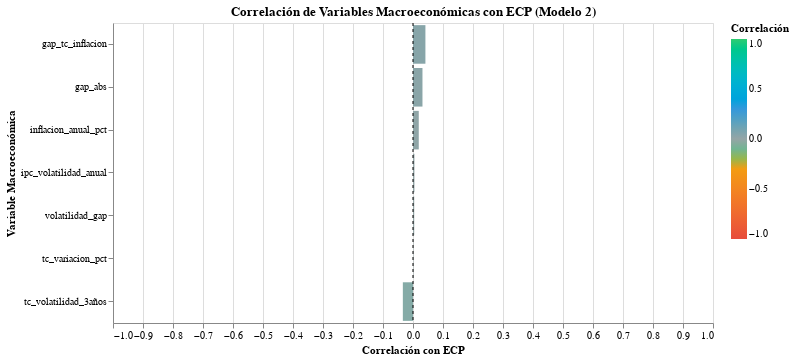

Here is the notebook cell this chart was saved with:
### Code cell
# ══════════════════════════════════════════════════════════════════
# VISUALIZACIÓN: HEATMAP DE CORRELACIONES
# ══════════════════════════════════════════════════════════════════

import altair as alt

# Preparar datos para heatmap
corr_data = correlaciones_ecp.reset_index()
corr_data.columns = ['variable', 'correlacion']

# Gráfico de barras horizontal
chart_correlaciones = alt.Chart(corr_data).mark_bar().encode(
    y=alt.Y('variable:N', title='Variable Macroeconómica', sort='-x'),
    x=alt.X('correlacion:Q', title='Correlación con ECP', scale=alt.Scale(domain=[-1, 1])),
    color=alt.Color('correlacion:Q',
                    title='Correlación',
                    scale=alt.Scale(
                        domain=[-1, -0.3, 0, 0.3, 1],
                        range=['#e74c3c', '#f39c12', '#95a5a6', '#3498db', '#2ecc71']
                    )),
    tooltip=[
        alt.Tooltip('variable:N', title='Variable'),
        alt.Tooltip('correlacion:Q', format='.3f', title='Correlación')
    ]
).properties(
    width=600,
    height=300,
    title='Correlación de Variables Macroeconómicas con ECP (Modelo 2)'
)

# Línea de referencia en 0
linea_cero = alt.Chart(pd.DataFrame({'x': [0]})).mark_rule(
    strokeDash=[3, 3],
    color='black'
).encode(x='x:Q')

chart_final = (chart_correlaciones + linea_cero)

chart_final

### Figure 1 — Vega-Lite specification as saved in the notebook (floating-point values rounded to 4 significant figures)
{"config": {"view": {"continuousWidth": 300, "continuousHeight": 300}}, "layer": [{"data": {"name": "data-b35a5d9c312ff85ed95ba5a6caf88a11"}, "mark": {"type": "bar"}, "encoding": {"color": {"field": "correlacion", "scale": {"domain": [-1, -0.3, 0, 0.3, 1], "range": ["#e74c3c", "#f39c12", "#95a5a6", "#3498db", "#2ecc71"]}, "title": "Correlación", "type": "quantitative"}, "tooltip": [{"field": "variable", "title": "Variable", "type": "nominal"}, {"field": "correlacion", "format": ".3f", "title": "Correlación", "type": "quantitative"}], "x": {"field": "correlacion", "scale": {"domain": [-1, 1]}, "title": "Correlación con ECP", "type": "quantitative"}, "y": {"field": "variable", "sort": "-x", "title": "Variable Macroeconómica", "type": "nominal"}}, "title": "Correlación de Variables Macroeconómicas con ECP (Modelo 2)"}, {"data": {"name": "data-d285a7403ed98ae579761d64a864032b"}, "mark": {"type": "rule", "color": "black", "strokeDash": [3, 3]}, "encoding": {"x": {"field": "x", "type": "quantitative"}}}], "height": 300, "width": 600, "$schema": "https://vega.github.io/schema/vega-lite/v5.20.1.json", "datasets": {"data-b35a5d9c312ff85ed95ba5a6caf88a11": [{"variable": "gap_tc_inflacion", "correlacion": 0.04137}, {"variable": "tc_volatilidad_3años", "correlacion": -0.03387}, {"variable": "gap_abs", "correlacion": 0.03156}, {"variable": "inflacion_anual_pct", "correlacion": 0.0192}, {"variable": "ipc_volatilidad_anual", "correlacion": 0.004759}, {"variable": "volatilidad_gap", "correlacion": 0.004101}, {"variable": "tc_variacion_pct", "correlacion": 0.00129}], "data-d285a7403ed98ae579761d64a864032b": [{"x": 0}]}}
